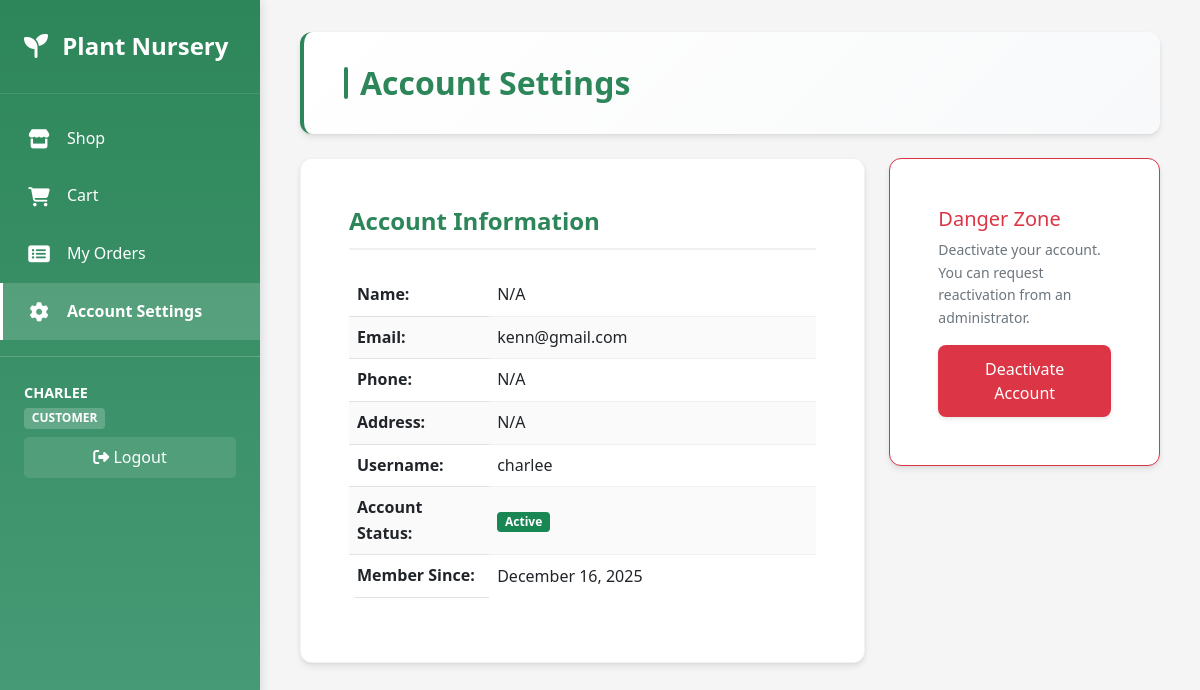
/shop/account_settings.php (signed in), run on the app's committed database.
### tables this page shows
CREATE TABLE `user`  (
  `UserID` int NOT NULL AUTO_INCREMENT,
  `Username` varchar(50) NOT NULL,
  `Password` varchar(100) NOT NULL,
  `Email` varchar(100) NULL DEFAULT NULL,
  `Role` varchar(50) NULL DEFAULT 'user',
  `CustomerID` int NULL DEFAULT NULL,
  `EmployeeID` int NULL DEFAULT NULL,
  `LastLogin` timestamp NULL DEFAULT NULL,
  `IsActive` tinyint(1) NULL DEFAULT 1,
  `CreatedAt` timestamp NOT NULL DEFAULT current_timestamp(),
  PRIMARY KEY (`UserID`) USING BTREE,
  UNIQUE INDEX `Username`(`Username` ASC) USING BTREE,
  INDEX `CustomerID`(`CustomerID` ASC) USING BTREE,
  INDEX `EmployeeID`(`EmployeeID` ASC) USING BTREE,
  INDEX `idx_username`(`Username` ASC) USING BTREE,
  INDEX `idx_email`(`Email` ASC) USING BTREE,
  INDEX `idx_role`(`Role` ASC) USING BTREE,
  CONSTRAINT `user_ibfk_1` FOREIGN KEY (`EmployeeID`) REFERENCES `employee` (`EmployeeID`) ON DELETE SET NULL ON UPDATE CASCADE,
  CONSTRAINT `user_ibfk_2` FOREIGN KEY (`CustomerID`) REFERENCES `customer` (`CustomerID`) ON DELETE SET NULL ON UPDATE CASCADE
);

### shop/account_settings.php (the view, shortened to what this page needs)
<?php
require_once '../config/database.php';
$userID = $_SESSION['user_id'];
$userResult = mysqli_query($conn, "
    SELECT u.*, c.Name as CustomerName, c.Email as CustomerEmail, c.Phone as CustomerPhone, c.Address as CustomerAddress
    FROM user u
    LEFT JOIN customer c ON u.CustomerID = c.CustomerID
    WHERE u.UserID = $userID
");
$userInfo = mysqli_fetch_assoc($userResult);
include 'includes/header.php';
?>
<div class="page-header mb-4">
    <h2>Account Settings</h2>
</div>
<div class="row">
    <div class="col-md-8">
        <div class="card mb-4">
            <div class="card-body">
                <h3 class="card-title mb-4" style="color: var(--primary-color);">Account Information</h3>
                <table class="table">
                    <tr>
                        <th width="30%">Name:</th>
                        <td><?php echo htmlspecialchars($userInfo['CustomerName'] ?? 'N/A'); ?></td>
                    </tr>
                    <tr>
                        <th>Email:</th>
                        <td><?php echo htmlspecialchars($userInfo['CustomerEmail'] ?? $userInfo['Email'] ?? 'N/A'); ?></td>
                    </tr>
                    <tr>
                        <th>Phone:</th>
                        <td><?php echo htmlspecialchars($userInfo['CustomerPhone'] ?? 'N/A'); ?></td>
                    </tr>
                    <tr>
                        <th>Address:</th>
                        <td><?php echo htmlspecialchars($userInfo['CustomerAddress'] ?? 'N/A'); ?></td>
                    </tr>
                    <tr>
                        <th>Username:</th>
                        <td><?php echo htmlspecialchars($userInfo['Username']); ?></td>
                    </tr>
                    <tr>
                        <th>Account Status:</th>
                        <td>
                            <?php if ($userInfo['IsActive'] == 1): ?>
                                <span class="badge bg-success">Active</span>
                            <?php else: ?>
                                <span class="badge bg-danger">Inactive</span>
                            <?php endif; ?>
                        </td>
                    </tr>
                    <tr>
                        <th>Member Since:</th>
                        <td><?php echo date('F d, Y', strtotime($userInfo['CreatedAt'])); ?></td>
                    </tr>
                </table>
            </div>
        </div>
    </div>
    <div class="col-md-4">
        <div class="card" style="border-color: #dc3545;">
            <div class="card-body">
                <h5 class="card-title text-danger">Danger Zone</h5>
                <p class="text-muted small">Deactivate your account. You can request reactivation from an administrator.</p>
                <button type="button" class="btn btn-danger btn-sm" data-bs-toggle="modal" data-bs-target="#deactivateModal">
                    Deactivate Account
                </button>
            </div>
        </div>
    </div>
</div>
<?php include 'includes/footer.php'; ?>

### assets/css/style.css (style rules this page uses)
* { margin: 0; padding: 0; box-sizing: border-box; }
:root { --primary-color: #2d8659; --secondary-color: #4a9d7a; --accent-color: #6bb896; --danger-color: #dc3545; --warning-color: #ffc107; --success-color: #28a745; --dark-color: #2c3e50; --light-color: #f8f9fa; --border-color: #dee2e6; --text-color: #333; --text-light: #666; }
body { font-family: 'Segoe UI', Tahoma, Geneva, Verdana, sans-serif; background-color: #f5f5f5; color: var(--text-color); line-height: 1.6; display: flex; min-height: 100vh; }
.page-header { background: linear-gradient(135deg, #ffffff 0%, #f8f9fa 100%); padding: 2rem 2.5rem; border-radius: 12px; box-shadow: 0 4px 6px rgba(0,0,0,0.07), 0 1px 3px rgba(0,0,0,0.06); margin-bottom: 2rem; display: flex; justify-content: space-between; align-items: flex-start; border-left: 4px solid var(--primary-color); flex-wrap: wrap; gap: 1rem; }
.page-header h2 { color: var(--primary-color); font-size: 2rem; font-weight: 700; margin: 0; display: flex; align-items: center; gap: 0.75rem; }
.page-header h2::before { content: ''; width: 4px; height: 2rem; background: var(--primary-color); border-radius: 2px; }
.btn { display: inline-block; padding: 0.75rem 1.5rem; border: none; border-radius: 8px; text-decoration: none; font-weight: 500; cursor: pointer; transition: all 0.3s ease; font-size: 1rem; box-shadow: 0 2px 4px rgba(0,0,0,0.1); position: relative; overflow: hidden; }
.btn::before { content: ''; position: absolute; top: 50%; left: 50%; width: 0; height: 0; border-radius: 50%; background: rgba(255,255,255,0.3); transform: translate(-50%, -50%); transition: width 0.6s, height 0.6s; }
.btn-danger { background-color: var(--danger-color); color: white; }
.card { background: white; border-radius: 12px; box-shadow: 0 4px 6px rgba(0,0,0,0.07), 0 1px 3px rgba(0,0,0,0.06); padding: 2rem; margin-bottom: 2rem; transition: box-shadow 0.3s ease, transform 0.2s ease; border: 1px solid rgba(0,0,0,0.05); }
.card h3 { color: var(--primary-color); margin-top: 0; margin-bottom: 1.5rem; font-size: 1.5rem; font-weight: 600; border-bottom: 2px solid #f0f0f0; padding-bottom: 0.75rem; }
table { width: 100%; border-collapse: separate; border-spacing: 0; background: white; border-radius: 8px; overflow: hidden; }
table tbody tr { transition: background-color 0.2s ease; }
table tbody td { padding: 1.25rem 1rem; text-align: left; border-bottom: 1px solid #f0f0f0; vertical-align: middle; }
table tbody tr:last-child td { border-bottom: none; }
table tbody tr:nth-child(even) { background-color: #fafafa; }

### data on the page
user: Email "kenn@gmail.com", Username "charlee", CreatedAt "December 16, 2025"

### other printed values
$_SESSION['username'] "CHARLEE"
$_SESSION['role'] "CUSTOMER"
$userInfo['CustomerName'] "N/A"
$userInfo['CustomerPhone'] "N/A"
$userInfo['CustomerAddress'] "N/A"
